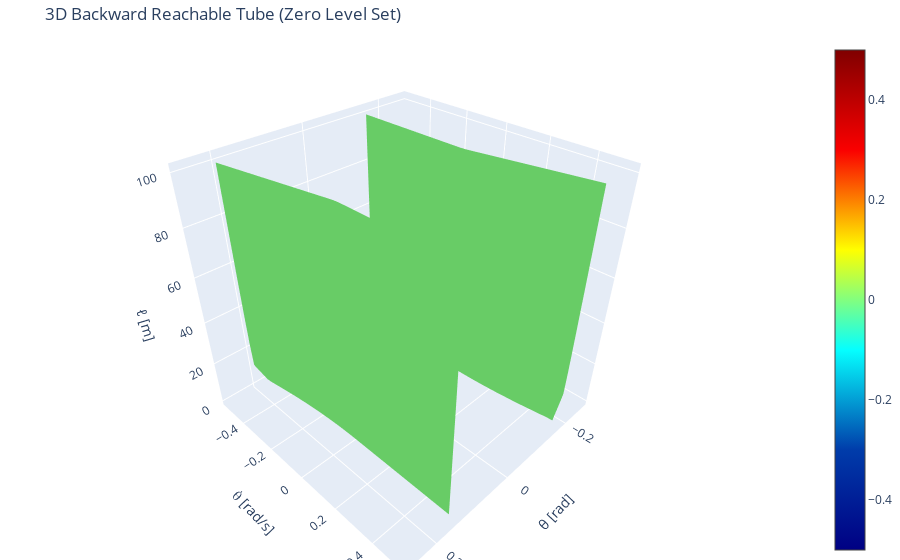

The code cell stored with this chart in its notebook:
### Code cell
fig = go.Figure(data=go.Isosurface(
    x=grid.states[..., 0].ravel(),  # θ
    y=grid.states[..., 1].ravel(),  # θ̇
    z=grid.states[..., 2].ravel(),  # ℓ
    value=target_values.ravel(),   # Value function
    isomin=0,
    isomax=0,
    surface_count=1,
    colorscale="Jet",
    caps=dict(x_show=False, y_show=False, z_show=False),  # Hide cut faces
    showscale=True
))

fig.update_layout(
    title="3D Backward Reachable Tube (Zero Level Set)",
    scene=dict(
        xaxis_title="θ [rad]",
        yaxis_title="θ̇ [rad/s]",
        zaxis_title="ℓ [m]",
    ),
    margin=dict(l=0, r=0, t=40, b=0)
)

fig.show()

### Figure 1 — Plotly figure (JSON) as saved in the notebook; plotly's stock layout.template omitted (floating-point values rounded to 4 significant figures; data arrays with more than 128 entries replaced by an {"elided": "..."} marker saying what was removed)
{"data": [{"caps": {"x": {"show": false}, "y": {"show": false}, "z": {"show": false}}, "colorscale": [[0, "rgb(0,0,131)"], [0.2, "rgb(0,60,170)"], [0.4, "rgb(5,255,255)"], [0.6, "rgb(255,255,0)"], [0.8, "rgb(250,0,0)"], [1, "rgb(128,0,0)"]], "isomax": 0, "isomin": 0, "showscale": true, "surface": {"count": 1}, "type": "isosurface", "value": {"elided": "25000 float values"}, "x": {"elided": "25000 float values"}, "y": {"elided": "25000 float values"}, "z": {"elided": "25000 float values"}}], "layout": {"margin": {"b": 0, "l": 0, "r": 0, "t": 40}, "scene": {"xaxis": {"title": {"text": "θ [rad]"}}, "yaxis": {"title": {"text": "θ̇ [rad/s]"}}, "zaxis": {"title": {"text": "ℓ [m]"}}}, "title": {"text": "3D Backward Reachable Tube (Zero Level Set)"}}}
